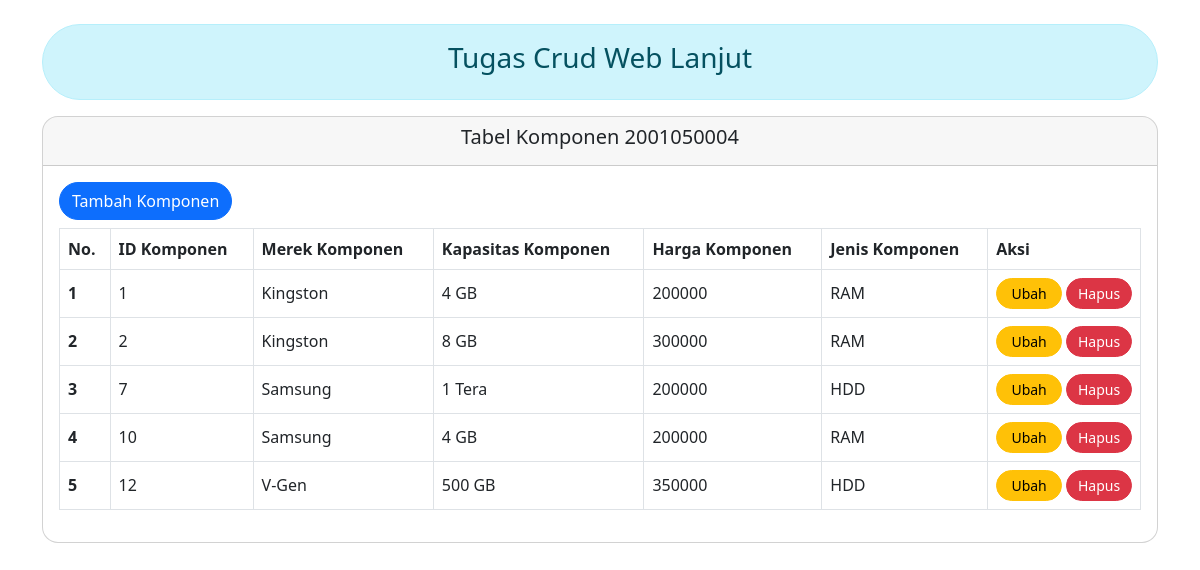
The page / on the database its author committed.
### tables this page shows
CREATE TABLE `komponen_004` (
  `id_komponen` int(11) NOT NULL,
  `merek_004` varchar(50) NOT NULL,
  `kapasitas_004` varchar(20) NOT NULL,
  `harga_004` varchar(20) NOT NULL,
  `jenis_004` enum('HDD','RAM') NOT NULL
);

### application/controllers/Komponen004.php (called while the page is built, shortened)
<?php
class Komponen004 extends CI_Controller
{
	public function __construct()
	{
		$this->load->model('MKomponen004');
	}
	public function index()
	{
		$data['komponen'] = $this->MKomponen004->getAllKomponen();
		$this->load->view('index', $data);
	}
}

### index.php (called while the page is built, shortened)
<?php
require_once BASEPATH.'core/CodeIgniter.php';

### application/models/MKomponen004.php (called while the page is built, shortened)
<?php
class MKomponen004 extends CI_Model
{
    private $tabel = 'komponen_004';
    public function getAllKomponen()
    {
        return $this->db->get($this->tabel)->result_array();
    }
}

### application/views/index.php (the view, shortened to what this page needs)
<!DOCTYPE html>
<html lang="en">
<head>
    <link rel="stylesheet" href="<?= base_url('assets/css/bootstrap.css') ?>">
</head>
<body>
    <div class="container">
        <div class="alert alert-info rounded-pill text-center mt-4" role="alert">
            <h3>Tugas Crud Web Lanjut</h3>
        </div>
        <div class="card rounded-4 overflow-hidden">
            <div class="card-header text-center">
                <h5>Tabel Komponen 2001050004</h5>
            </div>
            <div class="card-body ">
                <a href="<?= site_url() ?>/Komponen004/tambah" class="btn rounded-pill btn-primary mb-2" role="button">Tambah Komponen</a>
                <div class="table-responsive-lg">
                    <table class="table table-hover table-bordered align-middle">
                        <thead>
                            <tr>
                                <th scope="col">No.</th>
                                <th scope="col">ID Komponen</th>
                                <th scope="col">Merek Komponen</th>
                                <th scope="col">Kapasitas Komponen</th>
                                <th scope="col">Harga Komponen</th>
                                <th scope="col">Jenis Komponen</th>
                                <th scope="col">Aksi</th>
                            </tr>
                        </thead>
                        <tbody>
                            <?php
                            $no = 1;
                            foreach ($komponen as $kmpn) : ?>
                                <tr>
                                    <th scope="row"><?= $no ?></th>
                                    <td><?= $kmpn['id_komponen'] ?></td>
                                    <td><?= $kmpn['merek_004'] ?></td>
                                    <td><?= $kmpn['kapasitas_004'] ?></td>
                                    <td><?= $kmpn['harga_004'] ?></td>
                                    <td><?= $kmpn['jenis_004'] ?></td>
                                    <td>
                                        <div class="d-flex gap-1">
                                            <a href="<?= site_url() ?>/Komponen004/ubah/<?= $kmpn['id_komponen'] ?>" class="btn rounded-pill w-100 btn-warning btn-sm" role="button">Ubah</a>
                                            <a href="<?= site_url() ?>/Komponen004/hapus/<?= $kmpn['id_komponen'] ?>" class="btn rounded-pill w-100 btn-danger btn-sm" role="button" onclick="return confirm('Yakin menghapus barang?')">Hapus</a>
                                        </div>
                                    </td>
                                </tr>
                            <?php
                                $no++;
                            endforeach ?>
                        </tbody>
                    </table>
                </div>
            </div>
        </div>
    </div>
</body>
</html>

### rows shown on the page
komponen_004: id_komponen "1", merek_004 "Kingston", kapasitas_004 "4 GB", harga_004 "200000", jenis_004 "RAM"
komponen_004: id_komponen "2", merek_004 "Kingston", kapasitas_004 "8 GB", harga_004 "300000", jenis_004 "RAM"
komponen_004: id_komponen "7", merek_004 "Samsung", kapasitas_004 "1 Tera", harga_004 "200000", jenis_004 "HDD"
komponen_004: id_komponen "10", merek_004 "Samsung", kapasitas_004 "4 GB", harga_004 "200000", jenis_004 "RAM"
komponen_004: id_komponen "12", merek_004 "V-Gen", kapasitas_004 "500 GB", harga_004 "350000", jenis_004 "HDD"
